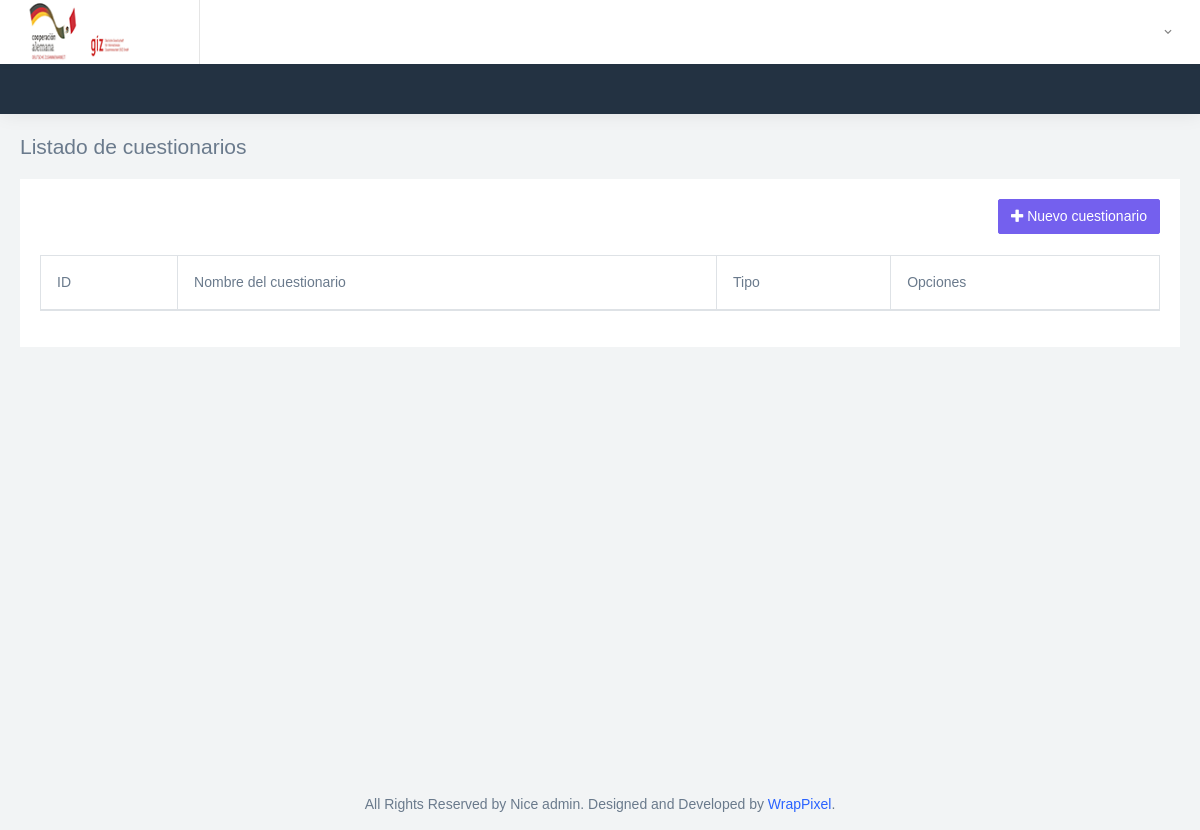
The page /index.php/c_cuestionario/listar_cuestionarios on the database as committed earlier.
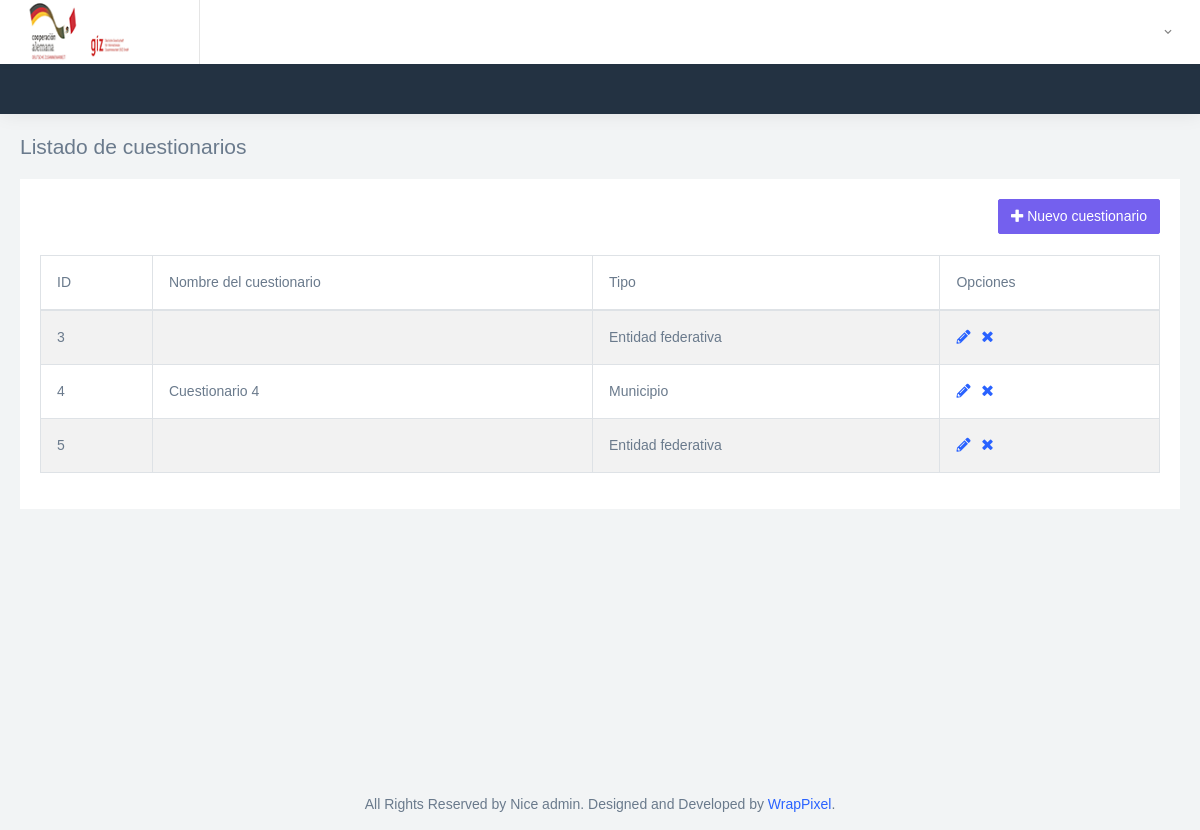
The same page on the database as committed later.
### tables this page shows
CREATE TABLE `iplan_cuestionarios` (
  `iIdCuestionario` int(10) unsigned NOT NULL AUTO_INCREMENT,
  `vCuestionario` varchar(150) NOT NULL,
  `vDescripcion` text,
  `iTipo` tinyint(1) unsigned NOT NULL DEFAULT '1' COMMENT '1= Entidad federativa, 2 = Municipio',
  `iActivo` tinyint(1) unsigned NOT NULL DEFAULT '1',
  PRIMARY KEY (`iIdCuestionario`)
);

### index.php (called while the page is built, shortened)
<?php
require_once BASEPATH.'core/CodeIgniter.php';

### application/models/M_cuestionario.php (called while the page is built, shortened)
<?php
class M_cuestionario extends CI_Model {
	function __construct()
	{
		$this->db = $this->load->database('default', TRUE);
	}
	public function cuestionarios($id=0)
	{
		$this->db->select('iIdCuestionario, vCuestionario, vDescripcion, iTipo');
		$this->db->from('iplan_cuestionarios');
		$this->db->where('iActivo',1);
		return $this->db->get();
	}
}

### application/controllers/C_cuestionario.php (the view, shortened to what this page needs)
<?php
class C_cuestionario extends CI_Controller {
	function listar_cuestionarios()
	{
		$datos['tabla'] = $this->tabla_cuestionarios();
	}
	function tabla_cuestionarios()
	{
		$cuestionarios = $this->mc->cuestionarios();
		$html = ' <div class="table-responsive">
                    <table id="zero_config" class="table table-striped table-bordered">
                        <thead>
                            <tr>
                                <th>ID</th>
                                <th>Nombre del cuestionario</th>
                                <th>Tipo</th>
                                <th>Opciones</th>
                            </tr>
                        </thead>
                        <tbody>';
         if($cuestionarios->num_rows() > 0)
         {
         	$cuestionarios = $cuestionarios->result();
         	foreach ($cuestionarios as $cuestionario)
         	{
         		$cuestionario->iTipo = ($cuestionario->iTipo == 1) ? 'Entidad federativa':'Municipio';
         		  $html.= '<tr id="cu_'.$cuestionario->iIdCuestionario.'"><td>'.$cuestionario->iIdCuestionario.'</td>
                        <td>'.$cuestionario->vCuestionario.'</td>
                        <td>'.$cuestionario->iTipo.'</td>
                        <td>';
                        $html.='<a href="javascript:" title="Editar" onclick="capturarCuestionario('.$cuestionario->iIdCuestionario.');"><i class="fas fa-pencil-alt"></i></a>&nbsp&nbsp&nbsp';
                        $html.='<a href="javascript:" title="Eliminar" onclick="eliminarCuestionario('.$cuestionario->iIdCuestionario.');"><i class="fas fa-times"></i></a>&nbsp&nbsp&nbsp';
                    $html.= '</td>
                    </tr>';
         	}
         }
        $html .= '		</tbody>
        			</table>
        		</div>';
        return $html;
	}
}

Rows that differ between the two databases and show on the page:
added iplan_cuestionarios: iIdCuestionario "3", iTipo "Entidad federativa"
added iplan_cuestionarios: iIdCuestionario "4", vCuestionario "Cuestionario 4", iTipo "Municipio"
added iplan_cuestionarios: iIdCuestionario "5", iTipo "Entidad federativa"
